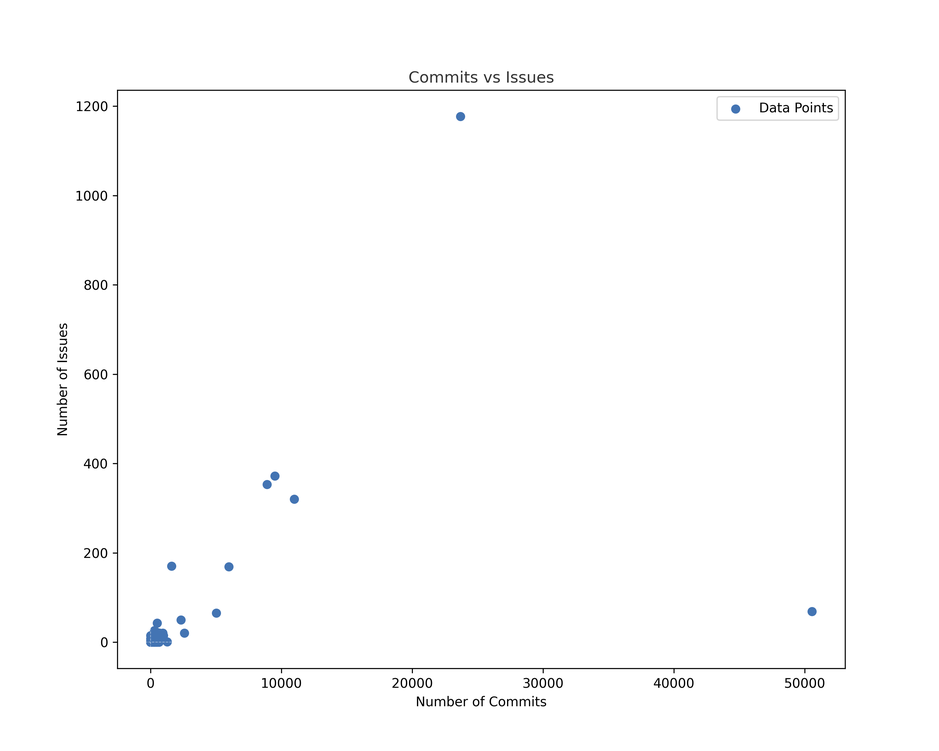
#> input picture commits_vs_issues.png, 939 x 751 px, shrunk from 3000 x 2400 before the run
$ python -i count_tables.py   (imports and definitions only)
#> lines starting #> are read from the running program, lines starting #| are printed output that depends on the picture; after the words box and inside, x2 and y2 are one past the last pixel; in counts of white or black regions, pixels touching at a corner belong together
import cv2
import numpy as np
import os

def load_images_from_folder(folder):
    images = []
    valid_extensions = ["png", "jpg", "jpeg"]
    for filename in os.listdir(folder):
        file_extension = filename.split(".")[-1].lower()
        if file_extension in valid_extensions:
            images.append(os.path.join(folder, filename))
    return images

def count_blue_rectangles(image_path):
#> called with image_path = '../commits_vs_issues.png'
    print(f"Analyzing image: {image_path}")
    img = cv2.imread(image_path)
#> img is the input picture: shape (751, 939, 3); mean B, G, R 252.8, 252.7, 252.6
    hsv_img = cv2.cvtColor(img, cv2.COLOR_BGR2HSV)
#> hsv_img: shape (751, 939, 3); mean H, S, V 0.3, 0.3, 252.8
    lower_blue = np.array([100, 50, 50])
    upper_blue = np.array([140, 255, 255])
    blue_mask = cv2.inRange(hsv_img, lower_blue, upper_blue)
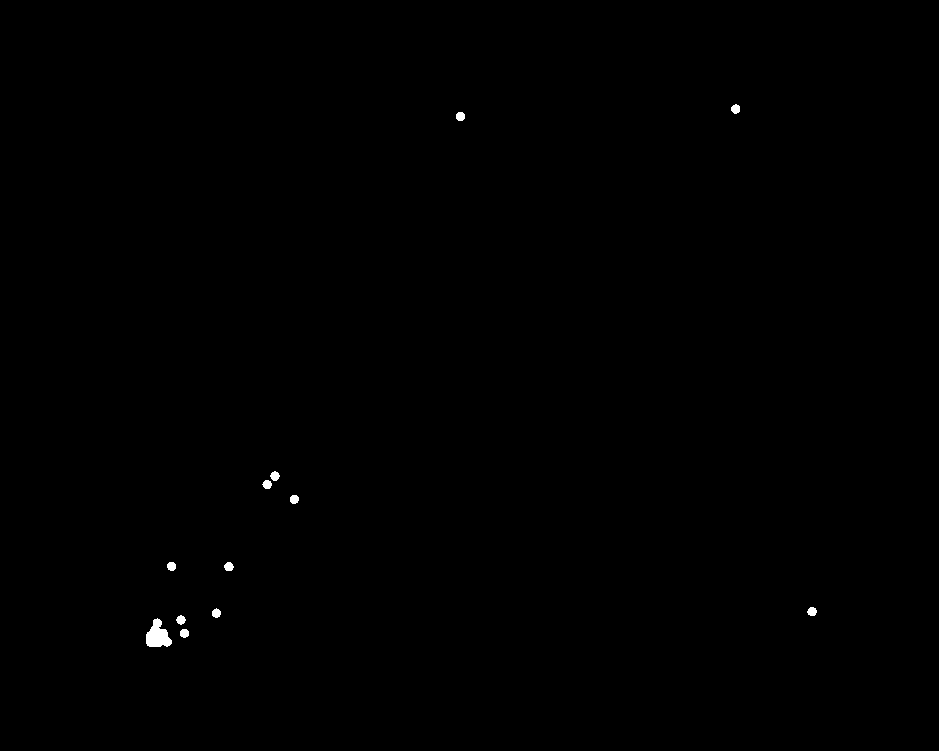
#> blue_mask: shape (751, 939); 0.17% white; 12 white regions
    contours, _ = cv2.findContours(blue_mask, cv2.RETR_EXTERNAL, cv2.CHAIN_APPROX_SIMPLE)
#> contours = 12 contours; largest, box (x1, y1, x2, y2) and area: (146, 618, 172, 647) 435, (270, 471, 280, 481) 57, (224, 562, 234, 571) 56, (456, 112, 465, 121) 56, (731, 104, 740, 114) 56
    min_contour_area = 1000
    filtered_contours = [c for c in contours if cv2.contourArea(c) > min_contour_area]
#> filtered_contours = []
    return len(filtered_contours)

repositories_dir = 'repositories'

# [14 lines not run here, left out]

>>> result = count_blue_rectangles('../commits_vs_issues.png')
#> result = 0
